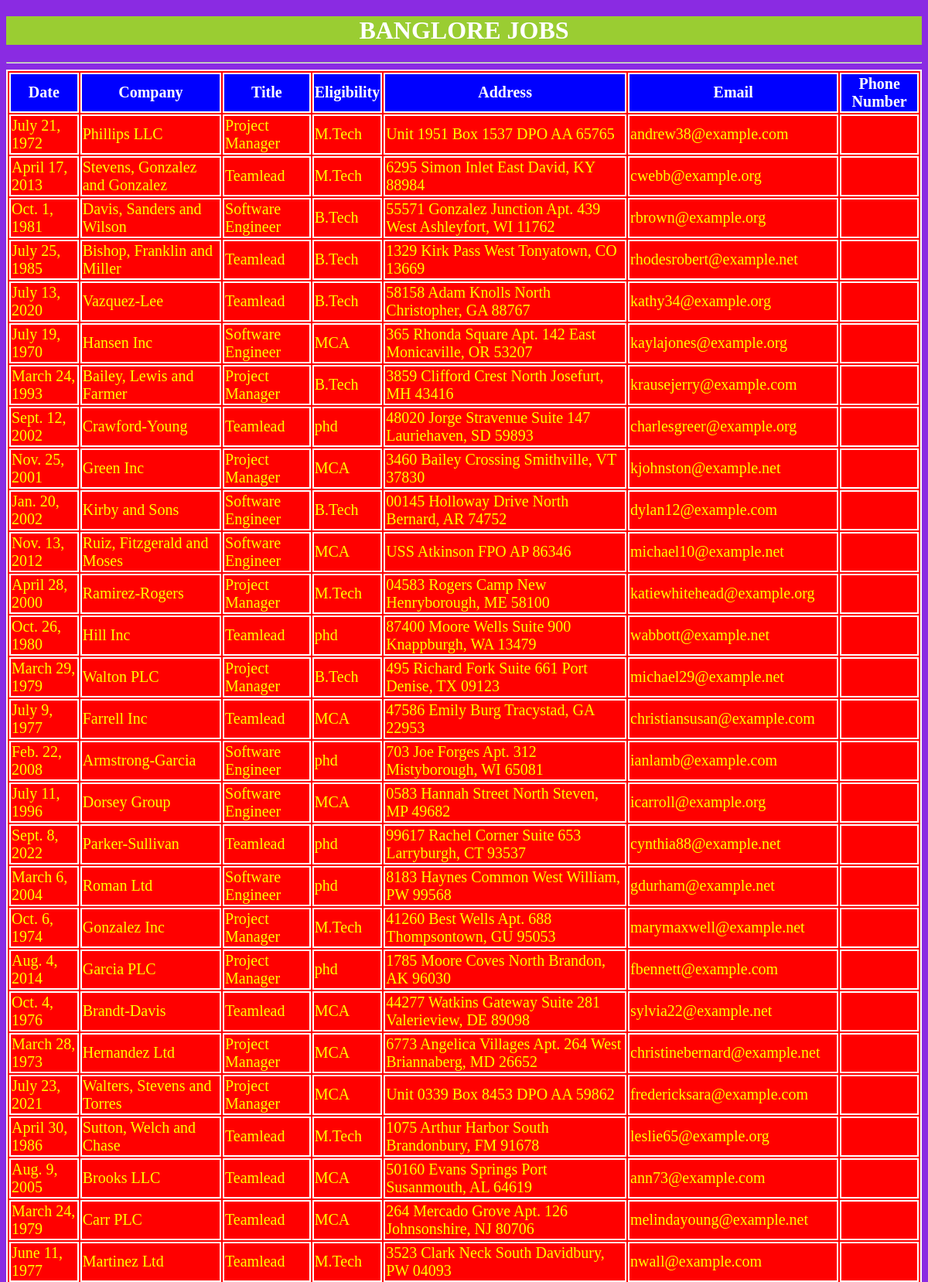
The app's page /jobapp/bangjob/ (upper part) with its own data.
### jobapp/models.py (models this page shows)
class bangjob(models.Model):
    date=models.DateField();
    company=models.CharField(max_length=100);
    title=models.CharField(max_length=100);
    eligibility=models.CharField(max_length=100);
    address=models.CharField(max_length=100);
    email=models.EmailField();
    phone_number=models.IntegerField()

### jobapp/views.py (the view)
# urls.py: path('bangjob/',views.Bangjob)
def Bangjob(request):
    bang_list=bangjob.objects.all()
    my_dict={'bang_list':bang_list}
    return render(request,'bangjob.html',context=my_dict)

### templates/bangjob.html (shortened to what this page needs)
<!DOCTYPE html>
{% load static %}
<html lang="en">
<head>
    <link rel="stylesheet" href="{% static 'css/demo3.css'%}">
</head>
<body>
    <h1>BANGLORE JOBS</h1>
    <hr>
    {% if bang_list %}
    <table id='tab'>
        <thead>
            <th>Date</th>
            <th>Company</th>
            <th>Title</th>
            <th>Eligibility</th>
            <th>Address</th>
            <th>Email</th>
            <th>Phone Number</th>
        </thead>
    {% for job in bang_list %}
    <tr>
        <td>{{job.date}}</td>
        <td>{{job.company}}</td>
        <td>{{job.title}}</td>
        <td>{{job.eligibility}}</td>
        <td>{{job.address}}</td>
        <td>{{job.email}}</td>
        <td>{{job.phonenumber}}</td>
    </tr>
    {% endfor %}
    </table>
    {% else %}
    <p>No Jobs Found In bang</p>
    {% endif %}
</body>
</html>

### static/css/demo3.css (style rules this page uses)
body { background:blueviolet; }
h1 { color:white; text-align: center; background: yellowgreen; }
table,thead,th,tr,td { color: yellow; border: 2px solid white; font-size: 20px; margin: auto; background: red; }
thead,th { color: white; border: 2px solid white; font-size: 20px; margin: auto; background: blue; }
table tr:nth-of-type(even) { background: #f4c242; }

### records on screen
bangjob: date "July 21, 1972", company "Phillips LLC", title "Project Manager", eligibility "M.Tech", address "Unit 1951 Box 1537 DPO AA 65765", email "andrew38@example.com"
bangjob: date "April 17, 2013", company "Stevens, Gonzalez and Gonzalez", title "Teamlead", eligibility "M.Tech", address "6295 Simon Inlet East David, KY 88984", email "cwebb@example.org"
bangjob: date "Oct. 1, 1981", company "Davis, Sanders and Wilson", title "Software Engineer", eligibility "B.Tech", address "55571 Gonzalez Junction Apt. 439 West Ashleyfort, WI 11762", email "rbrown@example.org"
bangjob: date "July 25, 1985", company "Bishop, Franklin and Miller", title "Teamlead", eligibility "B.Tech", address "1329 Kirk Pass West Tonyatown, CO 13669", email "rhodesrobert@example.net"
bangjob: date "July 13, 2020", company "Vazquez-Lee", title "Teamlead", eligibility "B.Tech", address "58158 Adam Knolls North Christopher, GA 88767", email "kathy34@example.org"
bangjob: date "July 19, 1970", company "Hansen Inc", title "Software Engineer", eligibility "MCA", address "365 Rhonda Square Apt. 142 East Monicaville, OR 53207", email "kaylajones@example.org"
bangjob: date "March 24, 1993", company "Bailey, Lewis and Farmer", title "Project Manager", eligibility "B.Tech", address "3859 Clifford Crest North Josefurt, MH 43416", email "krausejerry@example.com"
bangjob: date "Sept. 12, 2002", company "Crawford-Young", title "Teamlead", eligibility "phd", address "48020 Jorge Stravenue Suite 147 Lauriehaven, SD 59893", email "charlesgreer@example.org"
bangjob: date "Nov. 25, 2001", company "Green Inc", title "Project Manager", eligibility "MCA", address "3460 Bailey Crossing Smithville, VT 37830", email "kjohnston@example.net"
bangjob: date "Jan. 20, 2002", company "Kirby and Sons", title "Software Engineer", eligibility "B.Tech", address "00145 Holloway Drive North Bernard, AR 74752", email "dylan12@example.com"
bangjob: date "Nov. 13, 2012", company "Ruiz, Fitzgerald and Moses", title "Software Engineer", eligibility "MCA", address "USS Atkinson FPO AP 86346", email "michael10@example.net"
bangjob: date "April 28, 2000", company "Ramirez-Rogers", title "Project Manager", eligibility "M.Tech", address "04583 Rogers Camp New Henryborough, ME 58100", email "katiewhitehead@example.org"
bangjob: date "Oct. 26, 1980", company "Hill Inc", title "Teamlead", eligibility "phd", address "87400 Moore Wells Suite 900 Knappburgh, WA 13479", email "wabbott@example.net"
bangjob: date "March 29, 1979", company "Walton PLC", title "Project Manager", eligibility "B.Tech", address "495 Richard Fork Suite 661 Port Denise, TX 09123", email "michael29@example.net"
bangjob: date "July 9, 1977", company "Farrell Inc", title "Teamlead", eligibility "MCA", address "47586 Emily Burg Tracystad, GA 22953", email "christiansusan@example.com"
bangjob: date "Feb. 22, 2008", company "Armstrong-Garcia", title "Software Engineer", eligibility "phd", address "703 Joe Forges Apt. 312 Mistyborough, WI 65081", email "ianlamb@example.com"
bangjob: date "July 11, 1996", company "Dorsey Group", title "Software Engineer", eligibility "MCA", address "0583 Hannah Street North Steven, MP 49682", email "icarroll@example.org"
bangjob: date "Sept. 8, 2022", company "Parker-Sullivan", title "Teamlead", eligibility "phd", address "99617 Rachel Corner Suite 653 Larryburgh, CT 93537", email "cynthia88@example.net"
bangjob: date "March 6, 2004", company "Roman Ltd", title "Software Engineer", eligibility "phd", address "8183 Haynes Common West William, PW 99568", email "gdurham@example.net"
bangjob: date "Oct. 6, 1974", company "Gonzalez Inc", title "Project Manager", eligibility "M.Tech", address "41260 Best Wells Apt. 688 Thompsontown, GU 95053", email "marymaxwell@example.net"
bangjob: date "Aug. 4, 2014", company "Garcia PLC", title "Project Manager", eligibility "phd", address "1785 Moore Coves North Brandon, AK 96030", email "fbennett@example.com"
bangjob: date "Oct. 4, 1976", company "Brandt-Davis", title "Teamlead", eligibility "MCA", address "44277 Watkins Gateway Suite 281 Valerieview, DE 89098", email "sylvia22@example.net"
bangjob: date "March 28, 1973", company "Hernandez Ltd", title "Project Manager", eligibility "MCA", address "6773 Angelica Villages Apt. 264 West Briannaberg, MD 26652", email "christinebernard@example.net"
bangjob: date "July 23, 2021", company "Walters, Stevens and Torres", title "Project Manager", eligibility "MCA", address "Unit 0339 Box 8453 DPO AA 59862", email "fredericksara@example.com"
bangjob: date "April 30, 1986", company "Sutton, Welch and Chase", title "Teamlead", eligibility "M.Tech", address "1075 Arthur Harbor South Brandonbury, FM 91678", email "leslie65@example.org"
bangjob: date "Aug. 9, 2005", company "Brooks LLC", title "Teamlead", eligibility "MCA", address "50160 Evans Springs Port Susanmouth, AL 64619", email "ann73@example.com"
bangjob: date "March 24, 1979", company "Carr PLC", title "Teamlead", eligibility "MCA", address "264 Mercado Grove Apt. 126 Johnsonshire, NJ 80706", email "melindayoung@example.net"
bangjob: date "June 11, 1977", company "Martinez Ltd", title "Teamlead", eligibility "M.Tech", address "3523 Clark Neck South Davidbury, PW 04093", email "nwall@example.com"
